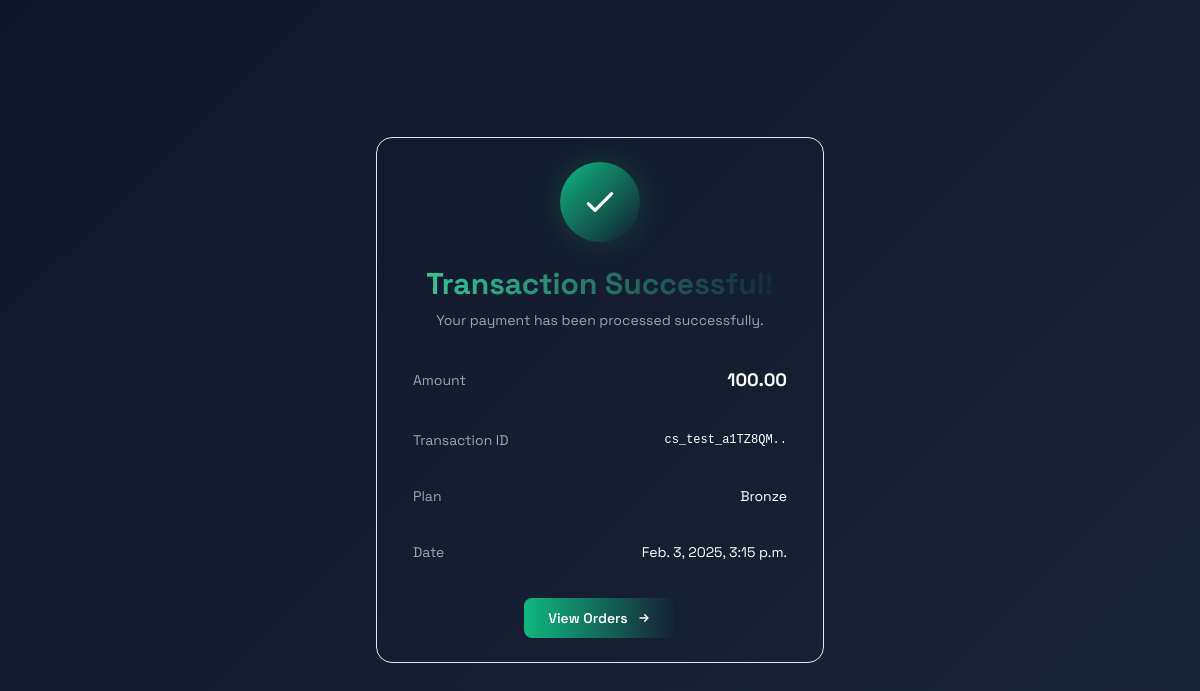
The page /success/ (signed in) on the database its author committed.
### base/models.py (models this page shows, shortened)
class Subscription(models.Model):
    STATUS_CHOICES = [
        ('Pending', 'Pending'),
        ('Completed', 'Completed'),
        ('Cancelled', 'Cancelled'),
    ]
    PLAN_CHOICES = [
        ('Bronze', 'Bronze'),
        ('Silver', 'Silver'),
        ('Gold', 'Gold'),
        ('Platinum', 'Platinum'),
        ('None', 'None'),
    ]
    PAYMENT_METHODS = [
        ('Credit Card', 'Credit Card'),
        ('PayPal', 'PayPal'),
    ]
    user = models.ForeignKey(User, on_delete=models.CASCADE, related_name="orders", default=None)
    django_id = models.CharField(max_length=255, unique=True, default='')
    stripe_transaction_id = models.CharField(max_length=255, null=True, blank=True, default='')
    list_of_items = models.JSONField(default=dict)
    status = models.CharField(max_length=50, choices=STATUS_CHOICES, default='Pending')
    datetime = models.DateTimeField(auto_now_add=True)
    cost = models.DecimalField(max_digits=10, decimal_places=2, default=0.00)
    payment = models.CharField(max_length=20, choices=PAYMENT_METHODS, default='Not Specified')
    purchased_plan = models.CharField(max_length=50, choices=PLAN_CHOICES, default='None')

### base/views.py (the view)
# urls.py: path("success/", success, name="success"),
def success(request):
    user = request.user
    subscription = Subscription.objects.filter(user=user).order_by('-datetime').first()
    return render(request, "success.html", {"subscription": subscription})

### base/templates/success.html (shortened to what this page needs)
<link href="https://cdn.jsdelivr.net/npm/tailwindcss@2.2.19/dist/tailwind.min.css" rel="stylesheet">
<body class="success-bg text-white min-h-screen p-6 flex items-center justify-center antialiased">
    <div class="relative w-full max-w-md scale-in">
        <div class="bg-gray-900/80 backdrop-blur-xl rounded-2xl p-6 border border-gray-700/50">
            <div class="flex justify-center mb-6">
                <div class="w-20 h-20 bg-gradient-to-br from-green-500 to-emerald-500 rounded-full flex items-center justify-center glow">
                    <svg class="w-10 h-10 text-white" fill="none" stroke="currentColor" viewBox="0 0 24 24">
                        <path stroke-linecap="round" stroke-linejoin="round" stroke-width="2" d="M5 13l4 4L19 7"></path>
                    </svg>
                </div>
            </div>
            <div class="text-center mb-6 slide-up" style="animation-delay: 0.2s">
                <h1 class="text-3xl font-bold bg-gradient-to-r from-green-400 to-emerald-500 bg-clip-text text-transparent">
                </h1>
                <p class="mt-2 text-sm text-gray-400">Your payment has been processed successfully.</p>
            </div>
            <div class="space-y-3 mb-6">
                <div class="bg-gray-800/50 rounded-lg p-3 slide-up" style="animation-delay: 0.4s">
                    <div class="flex justify-between items-center">
                        <span class="text-gray-400 text-sm">Amount</span>
                        <span class="text-lg font-bold text-white">{{ subscription.cost }}</span>
                    </div>
                </div>
                <div class="bg-gray-800/50 rounded-lg p-3 slide-up" style="animation-delay: 0.5s">
                    <div class="flex justify-between items-center">
                        <span class="text-gray-400 text-sm">Transaction ID</span>
                        <span class="font-mono text-xs text-emerald-400">{{ subscription.stripe_transaction_id|slice:":15" }}..</span>
                    </div>
                </div>
                <div class="bg-gray-800/50 rounded-lg p-3 slide-up" style="animation-delay: 0.6s">
                    <div class="flex justify-between items-center">
                        <span class="text-gray-400 text-sm">Plan</span>
                        <span class="text-white text-sm">{{ subscription.purchased_plan }}</span>
                    </div>
                </div>
                <div class="bg-gray-800/50 rounded-lg p-3 slide-up" style="animation-delay: 0.7s">
                    <div class="flex justify-between items-center">
                        <span class="text-gray-400 text-sm">Date</span>
                        <span class="text-white text-sm">{{ subscription.datetime }}</span>
                    </div>
                </div>
            </div>
            <div class="text-center slide-up" style="animation-delay: 0.8s">
                <a href="/orders/" class="inline-flex items-center justify-center px-6 py-2.5 bg-gradient-to-r from-green-500 to-emerald-500 rounded-lg text-white text-sm font-semibold transition-all duration-300 transform hover:scale-105 hover:shadow-lg hover:shadow-green-500/25 focus:outline-none">
                    <span>View Orders</span>
                    <svg class="w-4 h-4 ml-2" fill="none" stroke="currentColor" viewBox="0 0 24 24">
                        <path stroke-linecap="round" stroke-linejoin="round" stroke-width="2" d="M13 7l5 5m0 0l-5 5m5-5H6"></path>
                    </svg>
                </a>
            </div>
        </div>
    </div>
</body>

### base/templates/success.html (style rules this page uses)
.success-bg { background: linear-gradient(-45deg, #1a1a1a, #064e3b, #1e293b, #0f172a); background-size: 400% 400%; animation: gradient 15s ease infinite; }
.scale-in { animation: scale-in 0.6s ease-out forwards; }
.slide-up { animation: slide-up 0.8s ease-out forwards; }
body { font-family: 'Space Grotesk', sans-serif; }
.glow { box-shadow: 0 0 30px rgba(34, 197, 94, 0.2); }

### rows shown on the page
Subscription: cost "100.00", stripe_transaction_id "cs_test_a1TZ8QM", purchased_plan "Bronze", datetime "Feb. 3, 2025, 3:15 p.m."
